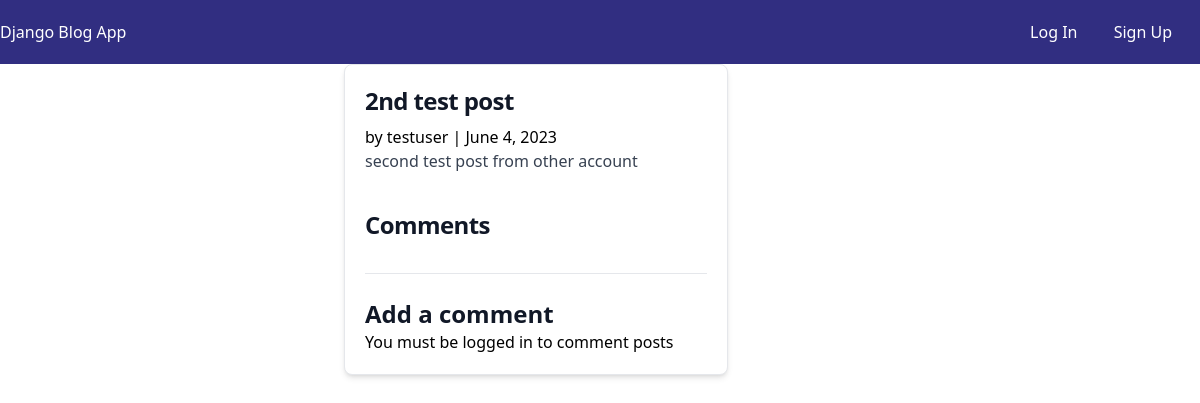
The app's page /2/, older data.
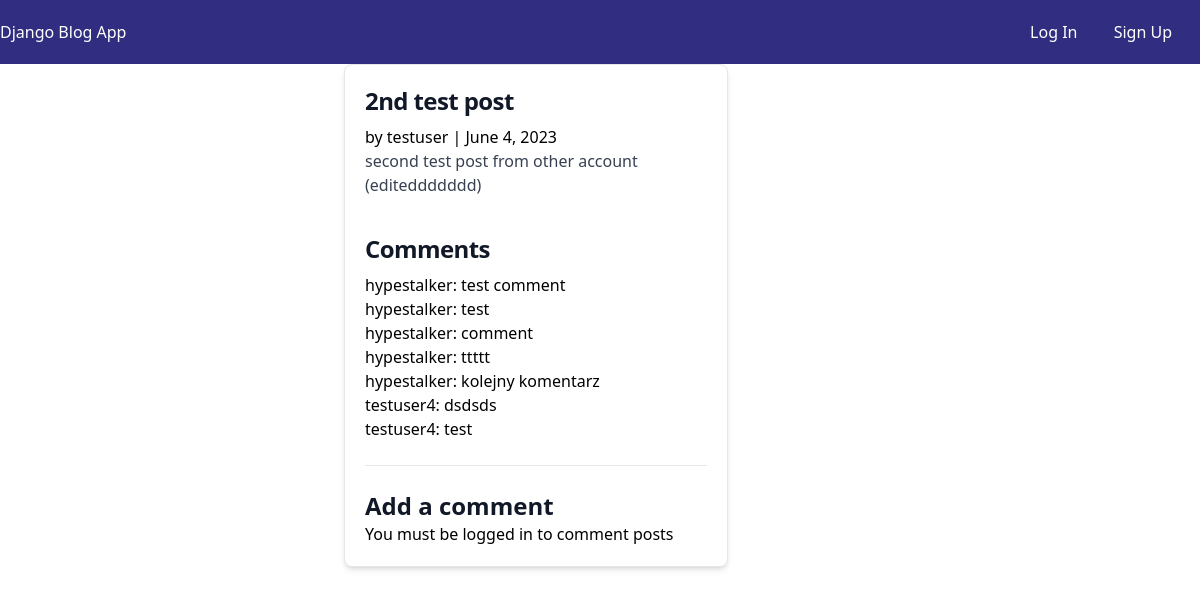
The same page, newer data.
### posts/models.py (models this page shows, shortened)
class Post(models.Model):
    author = models.ForeignKey(settings.AUTH_USER_MODEL, on_delete=models.CASCADE)
    title = models.CharField(max_length=100)
    body = models.TextField()
    created_at = models.DateField(auto_now_add=True)

class Comment(models.Model):
    post = models.ForeignKey(Post, on_delete=models.CASCADE)
    comment = models.CharField(max_length=100)
    author = models.ForeignKey(settings.AUTH_USER_MODEL, on_delete=models.CASCADE)
    def __str__(self):
        return self.comment

### accounts/models.py (models this page shows)
class CustomUser(AbstractUser):
    age = models.PositiveIntegerField(null=True, blank=True)

### posts/views.py (the view, shortened to what this page needs)
# urls.py: path("<int:pk>/", PostDetailView.as_view(), name="post_detail"),
class PostDetailView(View):
    def get(self, request, *args, **kwargs):
        view = CommentGet.as_view()
        return view(request, *args, **kwargs)

### posts/views.py (called while the page is built)
    def get_context_data(self, **kwargs):
        context = super().get_context_data(**kwargs)
        context["form"] = CommentForm()
        return context

### templates/posts/post_detail.html (shortened to what this page needs)
{% extends 'base.html' %}
{% load tailwind_filters %}
{% block content %}
<div class="max-w-lg mx-auto">
    <div class="bg-white shadow-md border border-gray-200 rounded-lg max-w-sm mb-5">
        <div class="p-5">
            <a href="#">
                <h5 class="text-gray-900 font-bold text-2xl tracking-tight mb-2">{{ post.title }}</h5>
            </a>
            <span>by {{ post.author }} | {{ post.created_at }}</span>
            <p class="font-normal text-gray-700 mb-3">{{ post.body }}</p>
            <br>
            <h4 class="text-gray-900 font-bold text-2xl tracking-tight mb-2">Comments</h4>
            {% for comment in post.comment_set.all  %}
                <p> {{ comment.author }}: {{ comment }}</p>
            {% endfor %}
            <br>
            <hr>
            <br>
            <h4 class="text-gray-900 font-bold text-2xl">Add a comment</h4>
            {% if user.is_authenticated %}
            <form action="" method="post">
                {% csrf_token %}
                {{ form|crispy }}
                <button type="submit" class="text-white bg-indigo-700 hover:bg-indigo-500 font-bold py-2 px-4 rounded-full">Post comment</button>
            </form>
            {% else %}
            <p>You must be logged in to comment posts</p>
            {% endif %}
        </div>
    </div>
</div>
{% endblock content %}

Row changes from the older to the newer data that the page shows:
changed Post "2nd test post": body "second test post from other account" → "second test post from other account (editeddddddd)"
added Comment: author "hypestalker", comment "test comment"
added Comment: author "hypestalker", comment "test"
added Comment: author "hypestalker", comment "comment"
added Comment: author "hypestalker", comment "ttttt"
added Comment: author "hypestalker", comment "kolejny komentarz"
added Comment: author "testuser4", comment "dsdsds"
added Comment: author "testuser4", comment "test"
